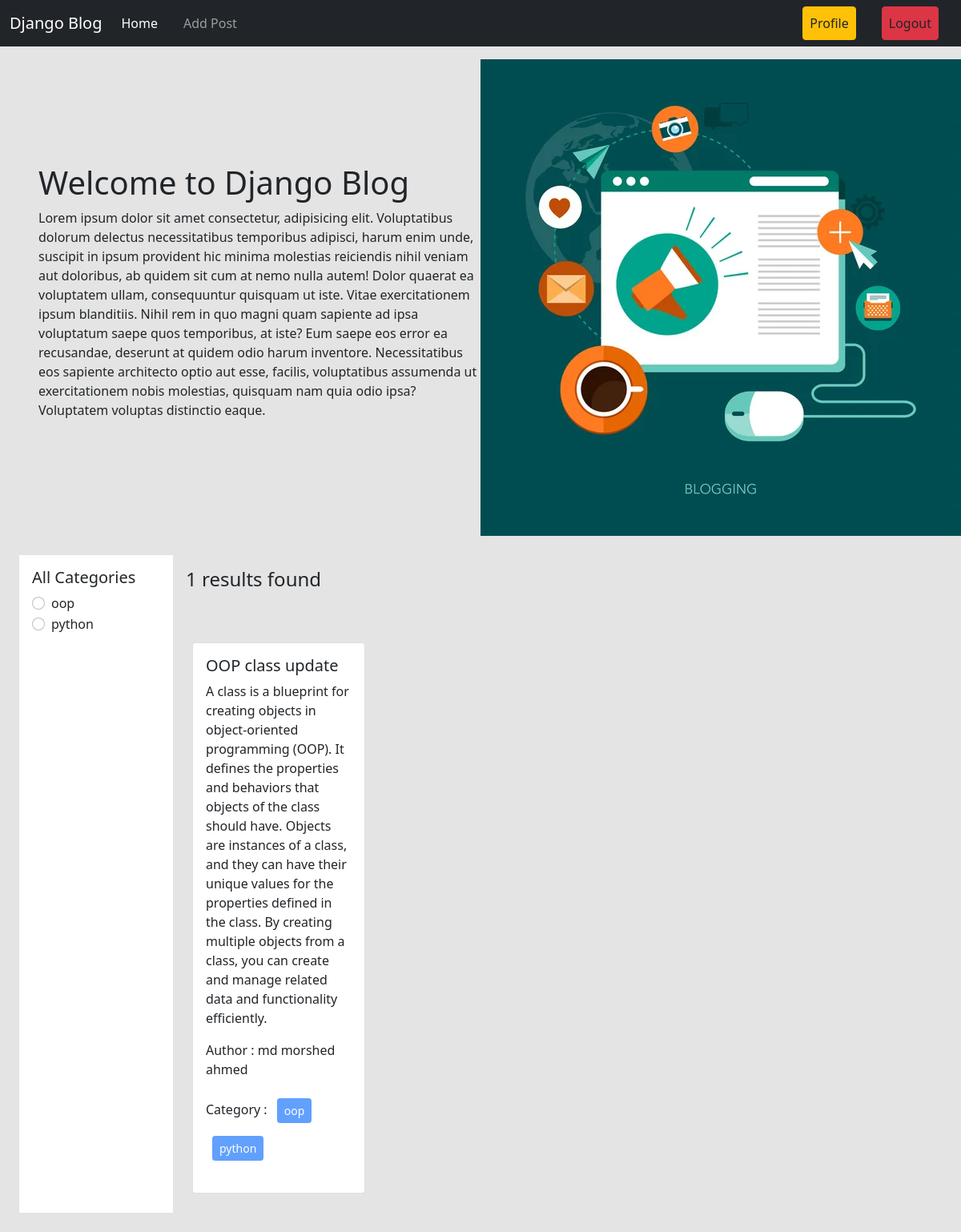
The app's page / (signed in) with its own data.
### categories/models.py (models this page shows, shortened)
class Category(models.Model):
    name = models.CharField(max_length=100)
    slug = models.SlugField(max_length=100,unique=True, null=True, blank=True)

### posts/models.py (models this page shows, shortened)
class Post(models.Model):
    title = models.CharField(max_length=50)
    content = models.TextField()
    category = models.ManyToManyField(Category) # ekta post multiple categorir moddhe thakte pare abar ekta categorir moddhe multiple post thakte pare
    author = models.ForeignKey(User, on_delete=models.CASCADE)

### blog_project/views.py (the view, shortened to what this page needs)
# urls.py: 2. Add a URL to urlpatterns:  path('', views.home, name='home')
def home(request, category_slug = None): # initially dhore nicchi je category_slug None thakbe karon hocche user first time home page e asle se normal page dekhbe, se filter korte chaile category te click korlei sei category er slug ta capture korbo ar seta tokhn ar None thakbe na
    data = Post.objects.all() # sob post gula ke niye aslam
    categories = Category.objects.all() # sob category dekhabo
    return render(request, 'home.html', {'data' : data, 'category' : categories})

### templates/home.html
{% extends 'base.html' %}
{% load static %}
{% block content %}
<div class="d-flex flex-wrap px-5 pt-3 align-items-center">
  <div class="col-6">
    <h1>Welcome to Django Blog</h1>
    <p>Lorem ipsum dolor sit amet consectetur, adipisicing elit. Voluptatibus dolorum delectus necessitatibus temporibus adipisci, harum enim unde, suscipit in ipsum provident hic minima molestias reiciendis nihil veniam aut doloribus, ab quidem sit cum at nemo nulla autem! Dolor quaerat ea voluptatem ullam, consequuntur quisquam ut iste. Vitae exercitationem ipsum blanditiis. Nihil rem in quo magni quam sapiente ad ipsa voluptatum saepe quos temporibus, at iste? Eum saepe eos error ea recusandae, deserunt at quidem odio harum inventore. Necessitatibus eos sapiente architecto optio aut esse, facilis, voluptatibus assumenda ut exercitationem nobis molestias, quisquam nam quia odio ipsa? Voluptatem voluptas distinctio eaque.</p>
  </div>
  <div class="col-6">
<img src="{% static 'header.jpg' %}" />
  </div>
</div>
<div class="d-flex flex-wrap p-4">
  <div class="col-2 bg-white p-3" >
    <h5>All Categories</h5>
    {% for cat in category %}
    <div class="form-check">
      <input
        class="form-check-input"
        type="radio"
        name="category"
        id="{{cat.id}}"
      />
      <label class="form-check-label" for="{{cat.id}}">
        <a href="{% url 'category_wise_post' cat.slug %}" class="text-decoration-none text-dark" >{{cat.name}}</a>
      </label>
    </div>
    {% endfor %}
  </div>
  <div class="col-10 p-3">
    <h4>{{data | length}} results found</h4>
    <div class="d-flex flex-wrap pt-5">
      {% for post in data %}
      <div class="col-sm-3">
        <div class="card m-2">
          <div class="card-body">
            <h5 class="card-title">{{post.title}}</h5>
            <p class="card-text">{{post.content}}</p>
            <p>Author : {{post.author.first_name}} {{post.author.last_name}}</p>
            <p>
              Category : {% for cat in post.category.all %}
              <button class="btn btn-primary btn-sm m-2" disabled>
                {{cat.name}}
              </button>
              {% endfor %}
            </p>
          </div>
        </div>
      </div>
      {% endfor %}
    </div>
  </div>
</div>
{% endblock %}

### records on screen
Category: name "oop"
Category: name "python"
Post: title "OOP class update", content "A class is a blueprint for creating objects in object-oriented programming (OOP). It defines the properties and behaviors that objects of the class should have. Objects are instances of a class, and they can have their unique values for the properties defined in the class. By creating multiple objects from a class, you can create and manage related data and functionality efficiently.", author.first_name "md morshed", author.last_name "ahmed"

### other values on screen
{{ data | length }} "1"
